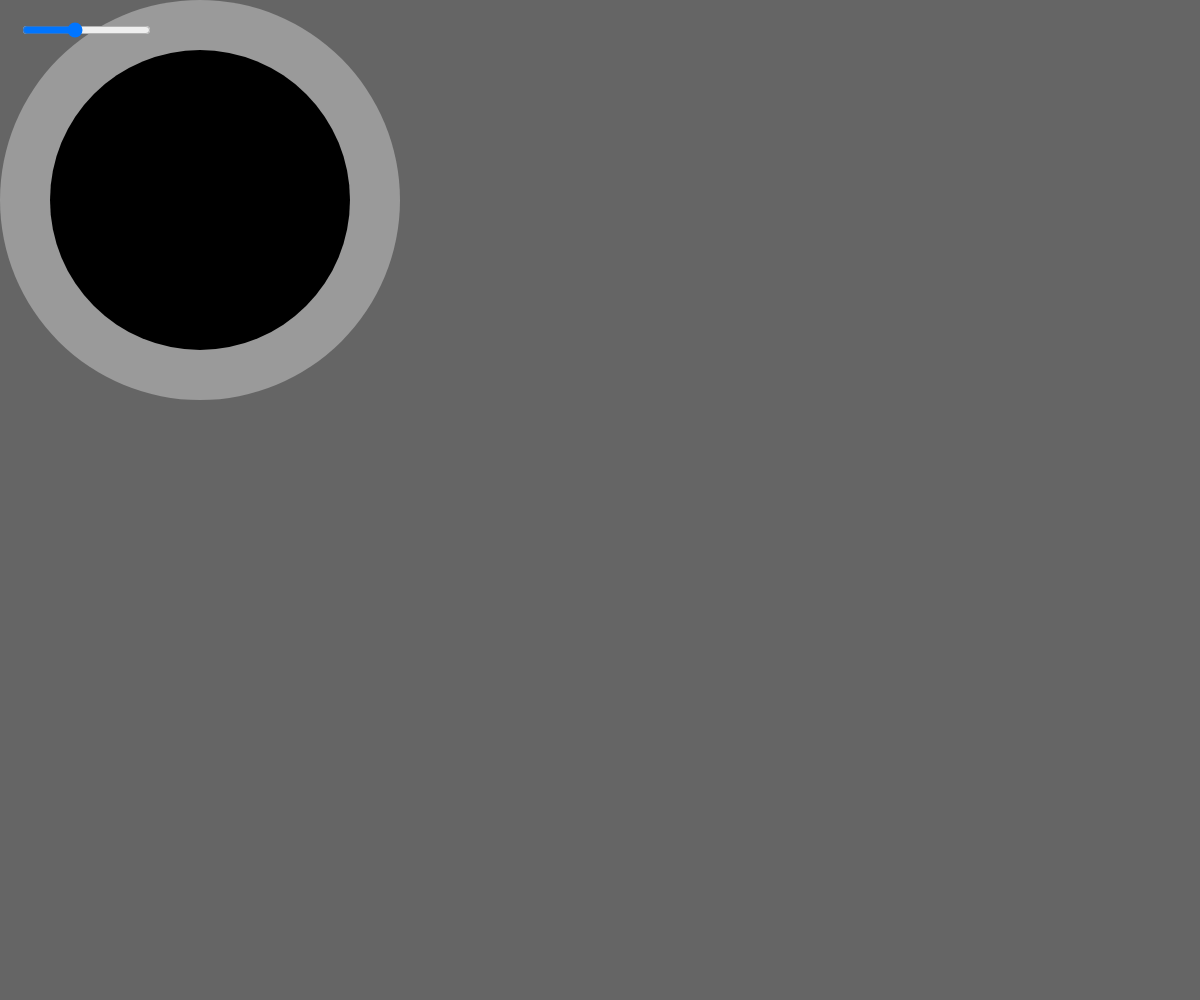
Frame 1 (no input)
Frame 60 (no input): identical to frame 1, image omitted
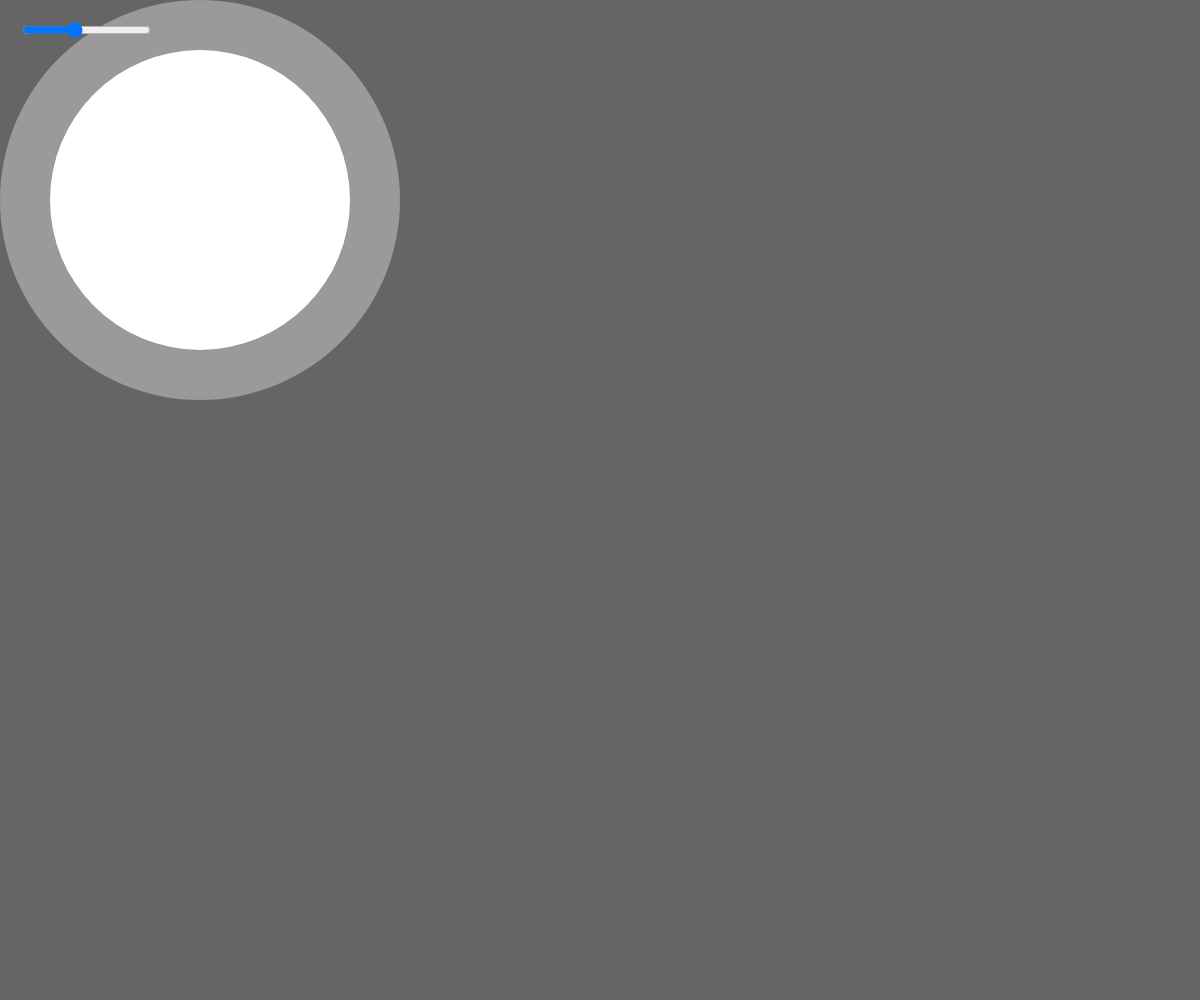
Frame 120 (the mouse pressed at the canvas centre since frame 60)

The p5.js sketch that drew these frames (run headless with seeded random() and noise() and a simulated clock; from frame 60 on, the mouse is pressed at the canvas centre):

// p5.js sketch
// ── sketch.js
let valueSlider;



function setup() {
  createCanvas(windowWidth, windowHeight);

//Slider mit Startwert und Bereich
  valueSlider = createSlider(-10,38,9);
  valueSlider.position(20,20);

}

function draw() {

//Aktuellen Sliderwert lesen
  let inputValue = valueSlider.value();


// Min-Max range definieren
  let inputMin = -10;
  let inputMax = 38;

  let outputMin = 0; 
  let outputMax = 255; 

  let outputValue = map(inputValue, inputMin, inputMax, outputMin, outputMax)

  //console.log(outputValue);

  background(outputValue);

  //let kreisoutputValue= map(inputValue,inputMin, outputMax, outputMin);

  //background 0 , kreis 255
  //background 255, kreis 0
  //background 125, kreis 125
  //background 100, kreis 155

  fill(255-outputValue);
  noStroke()
  ellipse(200,200,400,400);
  fill(mouseX);
  ellipse(200,200,300,300);
  fill(mouseY)
  ellipse(200,200,200,200);
  
}
